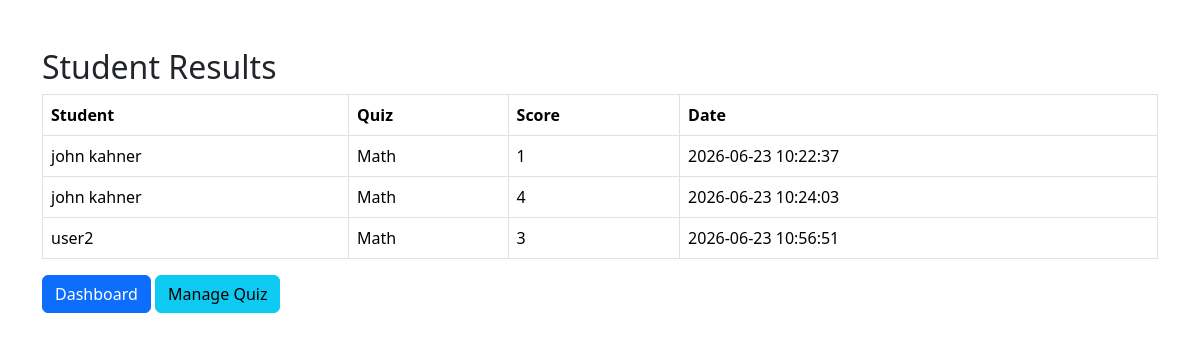
Screenshot of /ViewResults.php with the database file from the repository.
### tables this page shows
CREATE TABLE `results` (
  `resultID` int(11) NOT NULL,
  `studentID` int(11) DEFAULT NULL,
  `quizID` int(11) DEFAULT NULL,
  `score` int(11) DEFAULT NULL,
  `dateTaken` datetime DEFAULT current_timestamp()
);

CREATE TABLE `users` (
  `userID` int(11) NOT NULL,
  `fullname` varchar(100) NOT NULL,
  `email` varchar(100) NOT NULL,
  `password` varchar(255) NOT NULL,
  `role` enum('Teacher','Student') NOT NULL
);

CREATE TABLE `quizzes` (
  `quizID` int(11) NOT NULL,
  `quizTitle` varchar(100) NOT NULL,
  `description` text DEFAULT NULL,
  `timeLimit` int(11) NOT NULL
);

### ViewResults.php (the view)
<?php
include("Database.php");
$sql =
"SELECT
results.*,
users.fullname,
quizzes.quizTitle
FROM results
INNER JOIN users
ON users.userID =
results.studentID
INNER JOIN quizzes
ON quizzes.quizID =
results.quizID";
$result =
mysqli_query(
$conn,
$sql
);
?>
<!DOCTYPE html>
<html>
<head>
<link href="https://cdn.jsdelivr.net/npm/bootstrap@5.3.3/dist/css/bootstrap.min.css"
rel="stylesheet">
</head>
<body>
<div class="container mt-5">
<h2>Student Results</h2>
<table class="table table-bordered">
<tr>
<th>Student</th>
<th>Quiz</th>
<th>Score</th>
<th>Date</th>
</tr>
<?php
while(
$row=mysqli_fetch_assoc($result)
)
{
?>
<tr>
<td>
<?php echo $row['fullname']; ?>
</td>
<td>
<?php echo $row['quizTitle']; ?>
</td>
<td>
<?php echo $row['score']; ?>
</td>
<td>
<?php echo $row['dateTaken']; ?>
</td>
</tr>
<?php
}
?>
</table>
<a href="TeacherDashboard.php"
class="btn btn-primary">
Dashboard
</a>
<a href="ManageQuiz.php"
class="btn btn-info">
Manage Quiz
</a>
</div>
</body>
</html>

### rows the page displays
results: users.fullname "john kahner", quizID.quizTitle "Math", score "1", dateTaken "2026-06-23 10:22:37"
results: users.fullname "john kahner", quizID.quizTitle "Math", score "4", dateTaken "2026-06-23 10:24:03"
results: users.fullname "user2", quizID.quizTitle "Math", score "3", dateTaken "2026-06-23 10:56:51"
